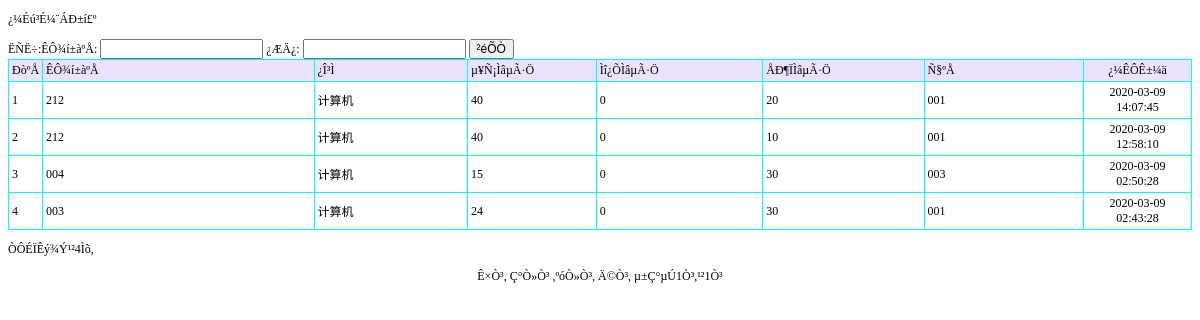
Page /chengji.php on the committed database.
### tables this page shows
CREATE TABLE `chengji` (
  `ID` int(11) NOT NULL AUTO_INCREMENT,
  `yonghuming` varchar(255) DEFAULT NULL,
  `danxuanti` int(11) DEFAULT NULL,
  `tiankongti` int(11) DEFAULT NULL,
  `panduanti` int(11) DEFAULT NULL,
  `zf` int(11) DEFAULT NULL,
  `addtime` timestamp NULL DEFAULT CURRENT_TIMESTAMP ON UPDATE CURRENT_TIMESTAMP,
  `bianhao` varchar(255) DEFAULT NULL,
  `kemu` varchar(255) DEFAULT NULL,
  PRIMARY KEY (`ID`)
);

### chengji.php (the view, shortened to what this page needs)
<!DOCTYPE html PUBLIC "-//W3C//DTD XHTML 1.0 Transitional//EN" "http://www.w3.org/TR/xhtml1/DTD/xhtml1-transitional.dtd">
<html xmlns="http://www.w3.org/1999/xhtml">
<head>
<title>ÊÔ¾íÉú³É</title><link rel="stylesheet" href="css.css" type="text/css">
</head>
<body>
<p>¿¼Éú³É¼¨ÁÐ±í£º</p>
<form id="form1" name="form1" method="post" action="">
  ËÑË÷:ÊÔ¾í±àºÅ:
    <input name="bh" type="text" id="bh" />
  ¿ÆÄ¿:
  <input name="mc" type="text" id="mc" />
  <input type="submit" name="Submit" value="²éÕÒ" />
</form>
<table width="100%" border="1" align="center" cellpadding="3" cellspacing="1" bordercolor="#00FFFF" style="border-collapse:collapse">
  <tr>
    <td width="25" bgcolor="#EBE2FE">ÐòºÅ</td>
    <td width="360" bgcolor='#EBE2FE'>ÊÔ¾í±àºÅ</td>
    <td width="205" bgcolor='#EBE2FE'>¿Î³Ì</td>
    <td width="148" bgcolor='#EBE2FE'>µ¥Ñ¡ÌâµÃ·Ö</td>
    <td width="205" bgcolor='#EBE2FE'>Ìî¿ÕÌâµÃ·Ö</td>
    <td width="195" bgcolor='#EBE2FE'>ÅÐ¶ÏÌâµÃ·Ö</td>
    <td width="209" bgcolor='#EBE2FE'>Ñ§ºÅ</td>
    <td width="120" align="center" bgcolor="#EBE2FE">¿¼ÊÔÊ±¼ä</td>
  </tr>
  <?php
    $sql="select * from chengji where 1=1";
  $sql=$sql." order by id desc";
$query=mysql_query($sql);
  $rowscount=mysql_num_rows($query);
  if($rowscount==0)
  {}
  else
  {
  $pagelarge=10;
  $pagecurrent=$_GET["pagecurrent"];
  if($rowscount%$pagelarge==0)
  {
		$pagecount=$rowscount/$pagelarge;
  }
  else
  {
   		$pagecount=intval($rowscount/$pagelarge)+1;
  }
  if($pagecurrent=="" || $pagecurrent<=0)
{
	$pagecurrent=1;
}
		$ddddd=$pagecurrent*$pagelarge;
	if($pagecurrent==$pagecount)
	{
		if($rowscount%$pagelarge==0)
		{
		$ddddd=$pagecurrent*$pagelarge;
		}
		else
		{
		$ddddd=$pagecurrent*$pagelarge-$pagelarge+$rowscount%$pagelarge;
		}
	}
	for($i=$pagecurrent*$pagelarge-$pagelarge;$i<$ddddd;$i++)
{
  ?>
  <tr>
    <td width="25"><?php
	echo $i+1;
?></td>
    <td><?php echo mysql_result($query,$i,bianhao);?></td>
    <td><?php echo mysql_result($query,$i,kemu);?></td>
    <td><?php echo mysql_result($query,$i,danxuanti);?></td>
    <td><?php echo mysql_result($query,$i,tiankongti);?></td>
    <td><?php echo mysql_result($query,$i,panduanti);?></td>
    <td><?php echo mysql_result($query,$i,yonghuming);?></td>
    <td width="120" align="center"><?php
echo mysql_result($query,$i,"addtime");
?></td>
  </tr>
  	<?php
	}
}
?>
</table>
<p>ÒÔÉÏÊý¾Ý¹²<?php
		echo $rowscount;
	?>Ìõ,
</p>
<p align="center"><a href="chengji.php?pagecurrent=1">Ê×Ò³</a>, <a href="chengji.php?pagecurrent=<?php echo $pagecurrent-1;?>">Ç°Ò»Ò³</a> ,<a href="chengji.php?pagecurrent=<?php echo $pagecurrent+1;?>">ºóÒ»Ò³</a>, <a href="chengji.php?pagecurrent=<?php echo $pagecount;?>">Ä©Ò³</a>, µ±Ç°µÚ<?php echo $pagecurrent;?>Ò³,¹²<?php echo $pagecount;?>Ò³ </p>
<p>&nbsp; </p>
</body>
</html>

### css.css (style rules this page uses)
BODY { FONT-SIZE: 12px }
P { FONT-SIZE: 12px }
TD { FONT-SIZE: 12px }
INPUT { FONT-SIZE: 12px }
A:link { FONT-SIZE: 12px; COLOR: #000000; TEXT-DECORATION: none }

### rows in the picture
chengji: bianhao "212", kemu "计算机", danxuanti "40", tiankongti "0", panduanti "20", yonghuming "001", addtime "2020-03-09 14:07:45"
chengji: bianhao "212", kemu "计算机", danxuanti "40", tiankongti "0", panduanti "10", yonghuming "001", addtime "2020-03-09 12:58:10"
chengji: bianhao "004", kemu "计算机", danxuanti "15", tiankongti "0", panduanti "30", yonghuming "003", addtime "2020-03-09 02:50:28"
chengji: bianhao "003", kemu "计算机", danxuanti "24", tiankongti "0", panduanti "30", yonghuming "001", addtime "2020-03-09 02:43:28"

### other values in the picture
$rowscount "4"
$pagecurrent "1"
$pagecount "1"
